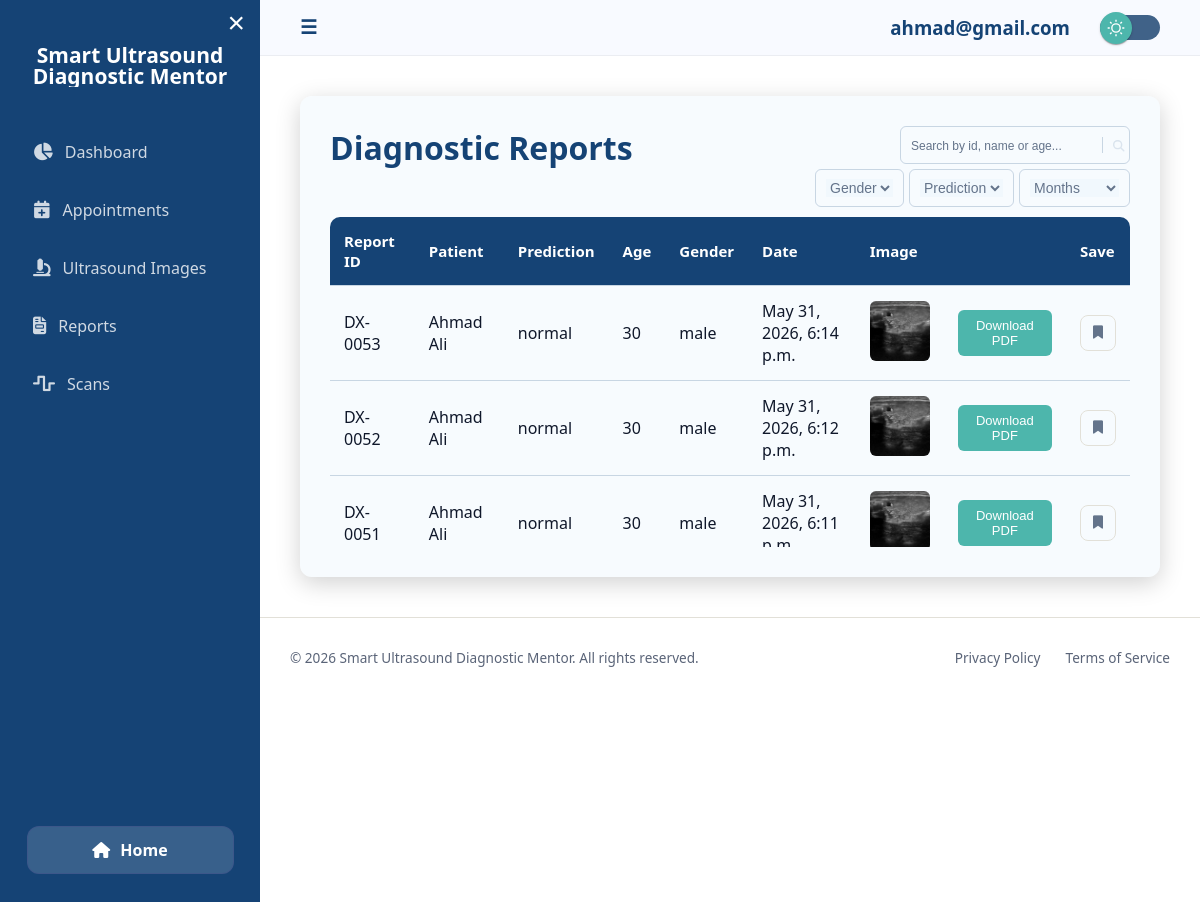
The page /reports/ (signed in) on the database its author committed.
### home/models.py (models this page shows, shortened)
class DiagnosticReport(models.Model):
    user = models.ForeignKey(User, on_delete=models.CASCADE)
    image = models.ForeignKey(UltrasoundImage, on_delete=models.CASCADE)
    user_report_number = models.IntegerField(default=0)
    report_code = models.CharField(max_length=20, unique=True, null=True, blank=True)
    patient_name = models.CharField(max_length=150, null=True, blank=True)
    age = models.IntegerField(validators=[MinValueValidator(0)])
    gender = models.CharField(max_length=10)
    weight = models.FloatField(validators=[MinValueValidator(0.0)])
    prediction = models.CharField(max_length=100, default="Unknown")
    nodule_status = models.CharField(max_length=100, default="Unknown")
    summary = models.TextField(default="No summary")
    report_date = models.DateTimeField(default=timezone.now)

class UltrasoundImage(models.Model):
    patient = models.ForeignKey(User, on_delete=models.CASCADE)
    doctor = models.ForeignKey(DoctorProfile, on_delete=models.CASCADE, null=True)
    image = models.ImageField(upload_to='ultrasound/')
    image_date = models.DateTimeField(default=timezone.now)

### home/views.py (the view)
# urls.py: path('reports/', view_reports, name='view_reports'),
@login_required
def view_reports(request):
    if is_effective_doctor(request.user):
        doctor_prof = DoctorProfile.objects.get(user=request.user)
        reports = DiagnosticReport.objects.filter(
            image__doctor=doctor_prof
        ).order_by('-report_date')
        role = 'doctor'
    else:
        reports = DiagnosticReport.objects.filter(
            user=request.user
        ).order_by('-report_date')
        role = 'patient'
    bookmarked_ids = set(RecordBookmark.objects.filter(
        user=request.user, record_type='report'
    ).values_list('record_id', flat=True))
    return render(request, 'view_reports.html', {
        "reports": reports,
        "role": role,
        "bookmarked_ids": bookmarked_ids,
    })

### SmartUltrasoundDiagnosticMentor/format_html_patch.py (called while the page is built)
def _compat_format_html(format_string, *args, **kwargs):
    if not args and not kwargs:
        return mark_safe(format_string)
    return _original_format_html(format_string, *args, **kwargs)

### home/context_processors.py (called while the page is built)
def navbar_profile(request):
    if not request.user.is_authenticated:
        return {'navbar_photo_url': None}
    photo_url = None
    try:
        role = request.user.userprofile.role
        if role == 'doctor':
            dp = request.user.doctor_profile
            if dp.profile_photo:
                photo_url = dp.profile_photo.url
        elif role == 'patient':
            pp = request.user.patient_profile
            if pp.profile_photo:
                photo_url = pp.profile_photo.url
    except Exception:
        pass
    return {'navbar_photo_url': photo_url}

### home/views.py (called while the page is built)
def is_effective_doctor(user):
    try:
        if user.userprofile.role == 'doctor':
            prof = user.doctor_profile
            return prof.is_verified and not prof.is_rejected
    except Exception:
        pass
    return False

### templates/view_reports.html (shortened to what this page needs)
{% extends "dashboard_base.html" %}
{% block content %}
<div class="appointment-container">
    <div class="top">
        <h1 class="title">Diagnostic Reports</h1>
        <div class="search-filter-bar" style="flex-direction: column;">
            <div class="search">
                <div class="search-box">
                    <div class="search-field">
                        <input id="searchInput" placeholder="Search by id, name or age..." class="input" type="text">
                        <div class="search-box-icon">
                            <button class="btn-icon-content">
                                <i class="search-icon">
                                </i>
                            </button>
                        </div>
                    </div>
                </div>
            </div>
            <div style="display: flex; column-gap: 5px;">
                <div class="input-group">
                    <select id="genderFilter">
                        <option value="">Gender</option>
                    </select>
                </div>
                <div class="input-group">
                    <select id="statusFilter">
                        <option value="">Prediction</option>
                    </select>
                </div>
                <div class="input-group">
                    <select id="monthFilter">
                        <option value="">Months</option>
                    </select>
                </div>
            </div>
        </div>
    </div>
    {% if reports %}
    <div class="table-wrapper">
        <table>
            <tr>
                <th>Report ID</th>
                <th>Patient</th>
                <th>Prediction</th>
                <th>Age</th>
                <th>Gender</th>
                <th>Date</th>
                <th>Image</th>
                <th></th>
                <th>Save</th>
            </tr>
            {% for report in reports %}
            <tr class="report-row">
                <td class="id-cell">DX-{{ report.id|stringformat:"04d" }}</td>
                <td class="name-cell">
                    {{ report.patient_name|default:report.user.get_full_name|default:report.user.username }}
                </td>
                <td class="prediction-cell">{{ report.prediction }}</td>
                <td class="age-cell">{{ report.age }}</td>
                <td class="gender-cell">{{ report.gender }}</td>
                <td class="date-cell">{{ report.report_date }}</td>
                <td>
                    {% if report.image and report.image.image %}
                    <img src="{{ report.image.image.url }}" width="60" height="60"
                        style="object-fit:cover; border-radius:6px;">
                    {% else %}
                    No Image
                    {% endif %}
                </td>
                <td>
                    <a href="{% url 'download_pdf' report.id %}">
                        <button class="action-btn accept-btn">Download PDF</button>
                    </a>
                </td>
                <td>
                    <button class="bm-btn{% if report.id in bookmarked_ids %} bookmarked{% endif %}" data-type="report"
                        data-id="{{ report.id }}" title="Bookmark this record">
                        <i class="fas fa-bookmark"></i>
                    </button>
                </td>
            </tr>
            {% endfor %}
        </table>
    </div>
    {% else %}
    <p>No diagnostic reports available.</p>
    {% endif %}
</div>
{% endblock %}

### templates/dashboard_base.html (shortened to what this page needs)
{% load static %}
<!DOCTYPE html>
<html>
<head>
    <link rel="stylesheet" href="https://cdnjs.cloudflare.com/ajax/libs/font-awesome/6.4.0/css/all.min.css">
    <link rel="stylesheet" href="{% static 'css/dashboard.css' %}">
    <link rel="stylesheet" href="{% static 'css/darktheme.css' %}">
</head>
<body>
    <div class="layout">
        <aside class="sidebar" id="sidebar">
            <div class="sidebar-top">
                <button class="close-btn" onclick="toggleSidebar()">&times;</button>
                <div class="logo">
                    <h2>Smart Ultrasound <br> Diagnostic Mentor</h2>
                </div>
                <nav>
                    <a href="{% url 'dashboard' %}"><i class="fas fa-chart-pie"></i> Dashboard</a>
                    <a href="{% url 'view_appointment' %}"><i class="fas fa-calendar-plus"></i> Appointments</a>
                    <a href="{% url 'view_ultrasound_images' %}"><i class="fas fa-microscope"></i> Ultrasound Images</a>
                    <a href="{% url 'view_reports' %}"><i class="fas fa-file-invoice"></i> Reports</a>
                    <a href="{% url 'view_scan_history' %}"><i class="fas fa-wave-square"></i> Scans</a>
                </nav>
            </div>
            <div class="sidebar-bottom">
                <a href="{% url 'home' %}" class="home-btn">
                    <i class="fas fa-home-alt"></i> Home
                </a>
            </div>
        </aside>
        <div class="main">
            <header class="topbar">
                <div class="leftbar">
                    <button class="menu-btn" onclick="toggleSidebar()">☰</button>
                </div>
                <div class="rightbar">
                    <h3>{{ request.user.username }}</h3>
                    <label class="ui-switch me-2">
                        <div class="slider">
                            <div class="circle"></div>
                        </div>
                    </label>
                </div>
            </header>
            <section class="content">
                {% block content %}
                {% endblock %}
            </section>
    {% include 'footer2.html' %}
        </div>
    </div>
</body>
</html>

### static/css/darktheme.css (style rules this page uses)
.ui-switch { display: flex; align-items: center; --switch-bg: rgb(135, 150, 165); --switch-width: 60px; --switch-height: 25px; --circle-diameter: 32px; --circle-bg: rgb(0, 56, 146); --circle-inset: calc((var(--circle-diameter) - var(--switch-height)) / 2); }
.slider { -webkit-appearance: none; -moz-appearance: none; appearance: none; width: var(--switch-width); height: var(--switch-height); background: #406288; border-radius: 999px; position: relative; cursor: pointer; }
.slider .circle { top: calc(var(--circle-inset) * -1); left: 0; width: var(--circle-diameter); height: var(--circle-diameter); position: absolute; background: var(--accent-dim2); border-radius: inherit; background-repeat: no-repeat; background-position: center center; -webkit-transition: left 150ms cubic-bezier(0.4, 0, 0.2, 1) 0ms, -webkit-transform 150ms cubic-bezier(0.4, 0, 0.2, 1) 0ms; -o-transition: left 150ms cubic-bezier(0.4, 0, 0.2, 1) 0ms, transform 150ms cubic-bezier(0.4, 0, 0.2, 1) 0ms; transition: left 150ms cubic-bezier(0.4, 0, 0.2, 1) 0ms, transform 150ms cubic-bezier(0.4, 0, 0.2, 1) 0ms, -webkit-transform 150ms cubic-bezier(0.4, 0, 0.2, 1) 0ms; display: -webkit-box; display: -ms-flexbox; display: flex; -webkit-box-align: center; -ms-flex-align: center; align-items: center; -webkit-box-pack: center; -ms-flex-pack: center; justify-content: center; box-shadow: 0px 2px 1px -1px rgba(0, 0, 0, 0.2), 0px 1px 1px 0px rgba(0, 0, 0, 0.14), 0px 1px 3px 0px rgba(0, 0, 0, 0.12); ; }
.slider .circle::before { content: ""; position: absolute; width: 100%; height: 100%; background: rgba(255, 255, 255, 0.75); border-radius: inherit; -webkit-transition: all 500ms; -o-transition: all 500ms; transition: all 500ms; opacity: 0; }
body { background: var(--bg-base) !important; color: var(--text-primary) !important; transition: 0.3s ease; }
.input::placeholder { color: var(--text-secondary); }

### rows shown on the page
DiagnosticReport: id "0053", patient_name "Ahmad Ali", prediction "normal", age "30", gender "male", report_date "May 31, 2026, 6:14 p.m.", image.image (picture)
DiagnosticReport: id "0052", patient_name "Ahmad Ali", prediction "normal", age "30", gender "male", report_date "May 31, 2026, 6:12 p.m.", image.image (picture)
DiagnosticReport: id "0051", patient_name "Ahmad Ali", prediction "normal", age "30", gender "male", report_date "May 31, 2026, 6:11…", image.image (picture)

### other values the page prints
{{ request.user.username }} "ahmad@gmail.com"
